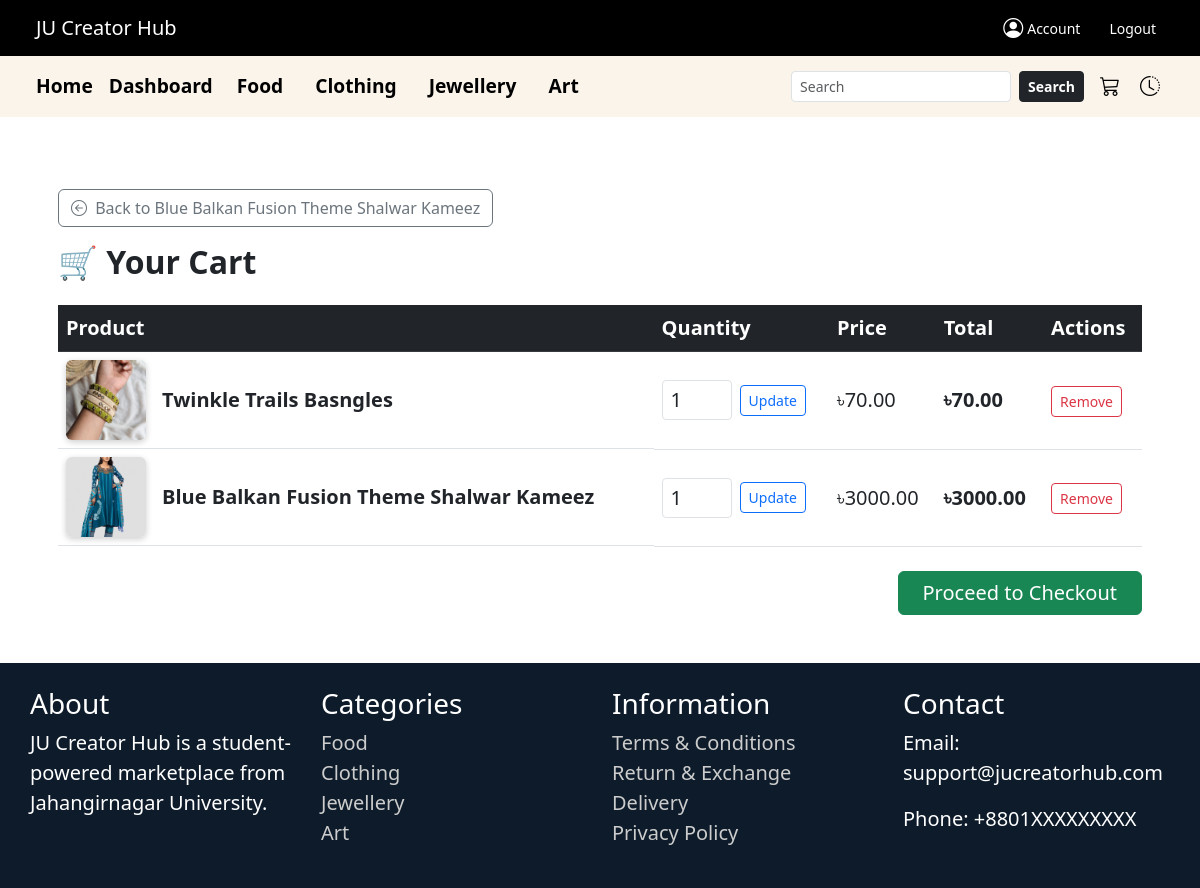
The page /cart/ (signed in) on the database its author committed.
### ecommerce/models.py (models this page shows, shortened)
class CartItem(models.Model):
    user = models.ForeignKey(User, on_delete=models.CASCADE, related_name='cart_items')
    product = models.ForeignKey(Product, on_delete=models.CASCADE)
    quantity = models.PositiveIntegerField(default=1)
    payment_method = models.CharField(max_length=20, default='Cash on Delivery')
    added_at = models.DateTimeField(auto_now_add=True)
    class Meta:
        unique_together = ('user', 'product')
        verbose_name = "Cart Item"
        verbose_name_plural = "Cart Items"

class Product(models.Model):
    CATEGORY_CHOICES = [
        ('food', 'Food'),
        ('clothing', 'Clothing'),
        ('jewellery', 'Jewellery'),
        ('art', 'Art'),
    ]
    name = models.CharField(max_length=255)
    image = models.ImageField(upload_to='product_images/')
    price = models.DecimalField(max_digits=10, decimal_places=2)
    description = models.TextField()
    category = models.CharField(max_length=50, choices=CATEGORY_CHOICES)
    seller = models.ForeignKey(User, on_delete=models.CASCADE, related_name='products')

### ecommerce/views.py (the view)
# urls.py: path('cart/', views.cart, name='cart'),
@login_required
def cart(request):
    cart_items = CartItem.objects.filter(user=request.user)
    return render(request, 'ecommerce/cart.html', {'cart_items': cart_items})

### ecommerce/context_processors.py (called while the page is built)
def shop_names_processor(request):
    shop_names = Profile.objects.filter(
        role='seller',
        shop_name__isnull=False
    ).exclude(shop_name='')
    return {'shop_names': shop_names}

### ecommerce/templatetags/math_filters.py (called while the page is built)
@register.filter
def multiply(value, arg):
    try:
        return float(value) * float(arg)
    except (ValueError, TypeError):
        return ''

### ecommerce/templates/ecommerce/cart.html (shortened to what this page needs)
{% extends 'ecommerce/base.html' %}
{% load math_filters %}
{% block content %}
<div class="container mt-0 py-5 px-3">
    {% if cart_items and cart_items.last.product.id %}
        <a href="{% url 'product_detail' cart_items.last.product.id %}" class="btn btn-outline-secondary mb-3">
            <i class="bi bi-arrow-left-circle me-1"></i> Back to {{ cart_items.last.product.name }}
        </a>
    {% endif %}
    <h2 class="mb-4 fw-bold text-dark">🛒 Your Cart</h2>
    {% if cart_items %}
        <table class="table table-hover align-middle">
            <thead class="table-dark text-white fs-5">
                <tr>
                    <th>Product</th>
                    <th>Quantity</th>
                    <th>Price</th>
                    <th>Total</th>
                    <th>Actions</th>
                </tr>
            </thead>
            <tbody class="fs-5">
                {% for item in cart_items %}
                <tr>
                    <td class="fw-bold d-flex align-items-center gap-3 text-dark">
                        <img src="{{ item.product.image.url }}" alt="{{ item.product.name }}"
                             width="80" height="80"
                             style="object-fit: cover; border-radius: 6px; box-shadow: 0 2px 6px rgba(0,0,0,0.2);">
                        {{ item.product.name }}
                    </td>
                    <td>
                        <form method="post" action="{% url 'update_cart' item.id %}">
                            <div class="d-flex align-items-center gap-2">
                                <input type="number" name="quantity" min="1" value="{{ item.quantity }}"
                                       class="form-control form-control-sm fs-5" style="width: 70px;">
                                <button type="submit" class="btn btn-sm btn-outline-primary">Update</button>
                            </div>
                        </form>
                    </td>
                    <td class="text-dark">৳{{ item.product.price }}</td>
                    <td class="fw-semibold text-dark">৳{{ item.product.price|multiply:item.quantity|floatformat:2 }}</td>
                    <td>
                        <form method="post" action="{% url 'remove_from_cart' item.id %}">
                            <button type="submit" class="btn btn-sm btn-outline-danger">Remove</button>
                        </form>
                    </td>
                </tr>
                {% endfor %}
            </tbody>
        </table>
        <div class="text-end mt-4">
            <a href="{% url 'checkout' %}" class="btn btn-success px-4 fs-5">Proceed to Checkout</a>
        </div>
    {% else %}
        <div class="alert alert-info fs-5">Your cart is empty.</div>
    {% endif %}
</div>
{% endblock %}

### ecommerce/templates/ecommerce/base.html (style rules this page uses)
html, body { height: 100%; margin: 0; }
body { display: flex; flex-direction: column; min-height: 100vh; }

### rows shown on the page
CartItem: last.product.name "Blue Balkan Fusion Theme Shalwar Kameez", product.image (picture), product.name "Blue Balkan Fusion Theme Shalwar Kameez", quantity "1", product.price "3000.00", product.price|multiply "3000.00"
CartItem: product.image (picture), product.name "Twinkle Trails Basngles", quantity "1", product.price "70.00", product.price|multiply "70.00"
